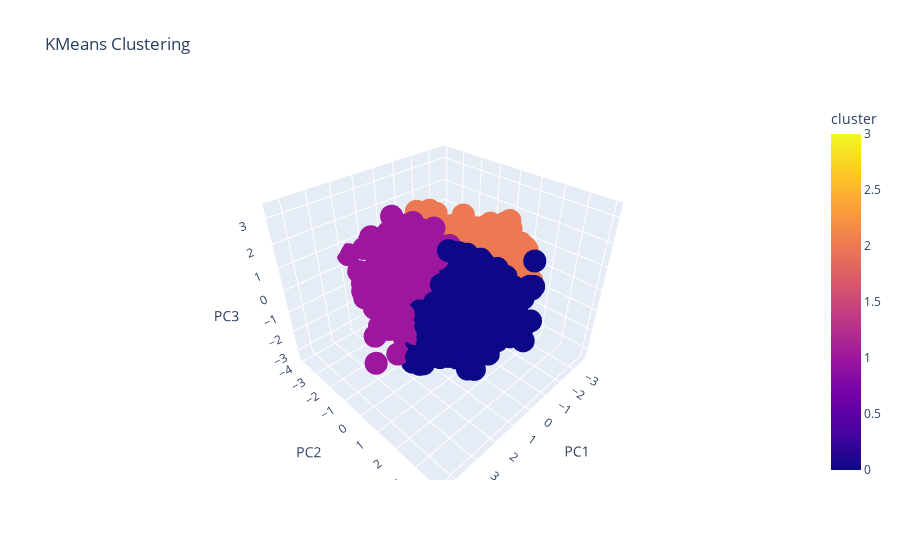

The notebook cell this image was saved under:
### Code cell
scaler = StandardScaler()
data_min = scaler.fit_transform(personality_data[ocean])

pca = decomposition.PCA(n_components=3)
pcaData = pca.fit_transform(data_min)

kmeansScaled = KMeans(n_clusters=k,n_init=10,random_state=42)

kmeansScaled.fit(pcaData)

labels_scaled = kmeansScaled.labels_

cluster_centers_scaled = kmeansScaled.cluster_centers_

generateInteractive3DGraph(pcaData,labels_scaled)

printScore(pcaData,labels_scaled)
clusterValues(labels_scaled)

### Figure 1 — Plotly figure (JSON) as saved in the notebook; plotly's stock layout.template omitted (floating-point values rounded to 4 significant figures; data arrays with more than 128 entries replaced by an {"elided": "..."} marker saying what was removed)
{"data": [{"hovertemplate": "PC1=%{x}<br>PC2=%{y}<br>PC3=%{z}<br>cluster=%{marker.color}<extra></extra>", "legendgroup": "", "marker": {"color": {"elided": "1821 int values"}, "coloraxis": "coloraxis", "symbol": "circle"}, "mode": "markers", "name": "", "scene": "scene", "showlegend": false, "type": "scatter3d", "x": {"elided": "1821 float values"}, "y": {"elided": "1821 float values"}, "z": {"elided": "1821 float values"}}], "layout": {"coloraxis": {"colorbar": {"title": {"text": "cluster"}}, "colorscale": [[0, "#0d0887"], [0.1111, "#46039f"], [0.2222, "#7201a8"], [0.3333, "#9c179e"], [0.4444, "#bd3786"], [0.5556, "#d8576b"], [0.6667, "#ed7953"], [0.7778, "#fb9f3a"], [0.8889, "#fdca26"], [1, "#f0f921"]]}, "legend": {"tracegroupgap": 0}, "scene": {"domain": {"x": [0, 1], "y": [0, 1]}, "xaxis": {"title": {"text": "PC1"}}, "yaxis": {"title": {"text": "PC2"}}, "zaxis": {"title": {"text": "PC3"}}}, "title": {"text": "KMeans Clustering"}}}
